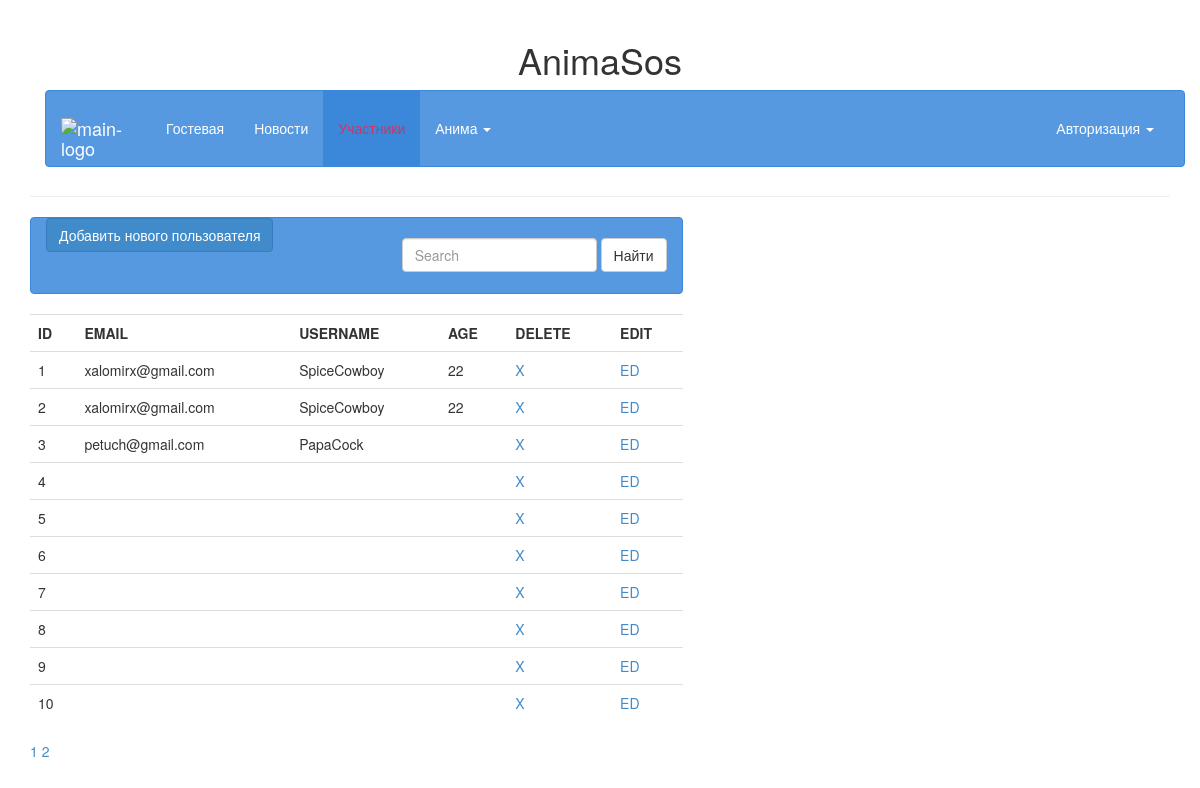
The page /php/index.php?mode=usr on the database as committed earlier.
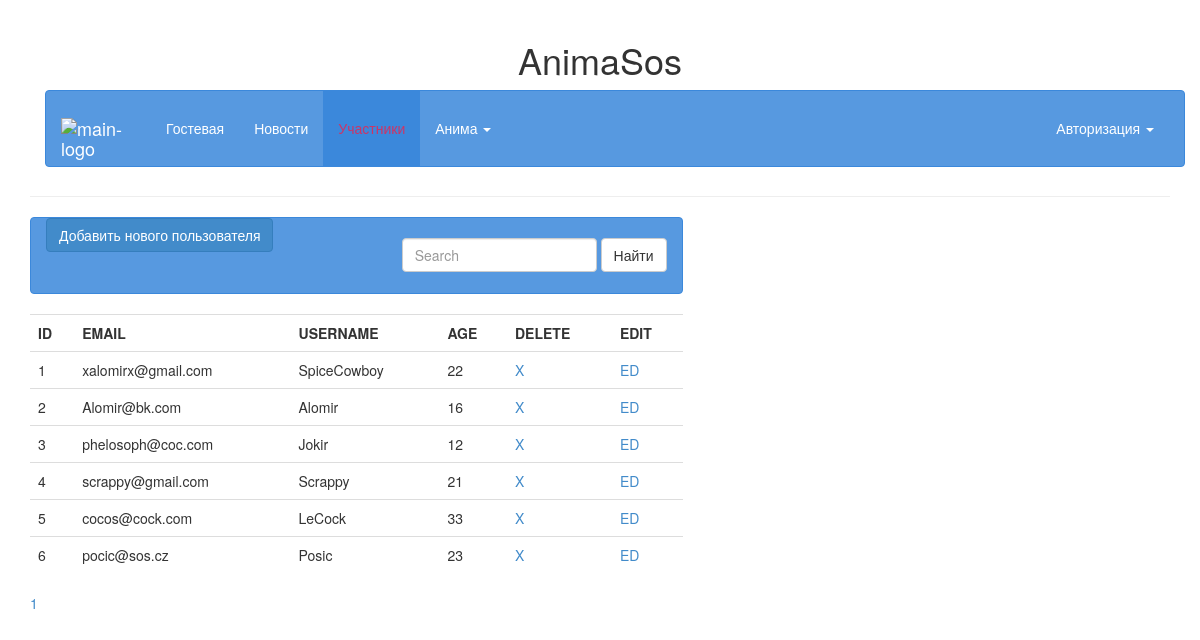
The same page on the database as committed later.
### tables this page shows
CREATE TABLE `users` (
  `id` int(11) NOT NULL AUTO_INCREMENT,
  `email` varchar(45) NOT NULL,
  `username` varchar(14) NOT NULL,
  `password` varchar(32) NOT NULL,
  `age` int(11) DEFAULT NULL,
  PRIMARY KEY (`id`),
  UNIQUE KEY `email_UNIQUE` (`email`),
  UNIQUE KEY `username_UNIQUE` (`username`)
);

### php/users-list.php (the view, shortened to what this page needs)
<?php
$db_query = mysqli_query($db_connect, "SELECT * FROM users");
$row_count = mysqli_num_rows($db_query);
$row_per_page = 10;
$page_count = ceil($row_count/$row_per_page);
$result = '<tr>';
if (isset($_GET['page'])) {
    $page=($_GET['page']-1);
} else {
    $page = 0;
}
$cur_page = $page + 1;
$limit_start = abs($page*$row_per_page);
$db_users_query = mysqli_query($db_connect, "SELECT * FROM users LIMIT $limit_start, $row_per_page");
while ($row = mysqli_fetch_array($db_users_query)) {
    $result .='<td>'.$row['id'].'</td><td>'.$row['email'].'</td><td>'.$row['username'].'</td><td>'.$row['age'].
        '</td><td><a href="?mode=usr&del='.$row['id'].'&page='.$cur_page.'">X</a></td><td>
        <a href="?mode=usredit&id='.$row['id'].'">ED</a></td></tr>';
}
$pag = ' ';
for ($i = 1; $i<=$page_count; $i++) {
    if ($i-1 == $page) {
        $pag.= '<a>'.$i.'</a> ';
    } else {
        $pag.= '<a href="'.$_SERVER['PHP_SELF'].'?mode=usr'.'&page='.$i.'">'.$i."</a> ";
    }
}

### php/index.php (shortened to what this page needs)
<?php
$mode = isset($_GET['mode']) ? $_GET['mode'] : null;
include 'db.php';
switch($mode) {
    case 'usr':
        include 'users-list.php';
        die();
}

Rows that differ between the two databases and show on the page:
removed users: id "7"
removed users: id "8"
removed users: id "9"
removed users: id "10"
changed users id 2: email "xalomirx@gmail.com" → "Alomir@bk.com"; username "SpiceCowboy" → "Alomir"; age "22" → "16"
changed users id 3: email "petuch@gmail.com" → "phelosoph@coc.com"; username "PapaCock" → "Jokir"; age (not shown) → "12"
changed users id 4: email (not shown) → "scrappy@gmail.com"; username (not shown) → "Scrappy"; age (not shown) → "21"
changed users id 5: email (not shown) → "cocos@cock.com"; username (not shown) → "LeCock"; age (not shown) → "33"
changed users id 6: email (not shown) → "pocic@sos.cz"; username (not shown) → "Posic"; age (not shown) → "23"
Other text that changed with them:
list line gone: "2"
